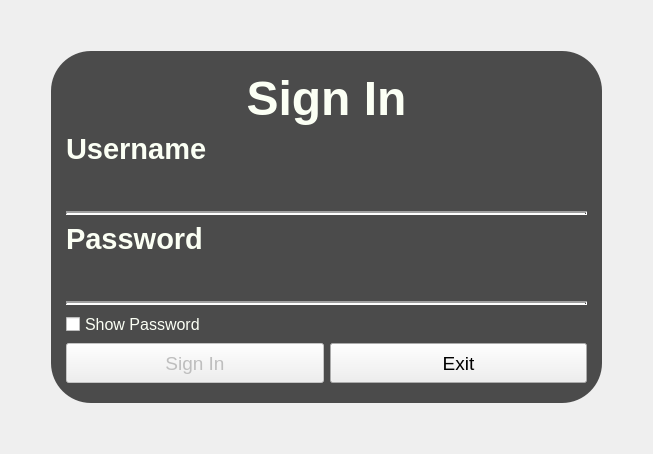
      <widget class="QWidget" name="page">
       <layout class="QGridLayout" name="gridLayout_2" rowstretch="2,7,2" columnstretch="2,5,2">
        <item row="1" column="0">
         <spacer name="horizontalSpacer">
          <property name="orientation">
           <enum>Qt::Horizontal</enum>
          </property>
          <property name="sizeHint" stdset="0">
           <size>
            <width>40</width>
            <height>20</height>
           </size>
          </property>
         </spacer>
        </item>
        <item row="1" column="1">
         <widget class="QWidget" name="widget" native="true">
          <property name="maximumSize">
           <size>
            <width>571</width>
            <height>365</height>
           </size>
          </property>
          <property name="styleSheet">
           <string notr="true">#widget{
border-radius:40px;
        background-color: rgba(0, 0, 0, 175);
}

#lb_username{
color: white;
}

#lb_password{
color: white;
}

#lb_signin {
color: white;
}

#checkBox{
color: white;
}

#txtUsername{
color: white;
}

#txtPassword{
color: white;
}

</string>
          </property>
          <layout class="QVBoxLayout" name="verticalLayout">
           <property name="leftMargin">
            <number>15</number>
           </property>
           <property name="topMargin">
            <number>20</number>
           </property>
           <property name="rightMargin">
            <number>15</number>
           </property>
           <property name="bottomMargin">
            <number>20</number>
           </property>
           <item>
            <widget class="QLabel" name="lb_signin">
             <property name="sizePolicy">
              <sizepolicy hsizetype="Preferred" vsizetype="Preferred">
               <horstretch>0</horstretch>
               <verstretch>0</verstretch>
              </sizepolicy>
             </property>
             <property name="font">
              <font>
               <pointsize>36</pointsize>
               <italic>false</italic>
               <bold>true</bold>
              </font>
             </property>
             <property name="styleSheet">
              <string notr="true">color: #FBFFF4</string>
             </property>
             <property name="text">
              <string>Sign In</string>
             </property>
             <property name="alignment">
              <set>Qt::AlignCenter</set>
             </property>
            </widget>
           </item>
           <item>
            <widget class="QLabel" name="lb_username">
             <property name="font">
              <font>
               <pointsize>22</pointsize>
               <bold>true</bold>
              </font>
             </property>
             <property name="styleSheet">
              <string notr="true">color: #FBFFF4</string>
             </property>
             <property name="text">
              <string>Username</string>
             </property>
            </widget>
           </item>
           <item>
            <widget class="QLineEdit" name="txtUsername">
             <property name="sizePolicy">
              <sizepolicy hsizetype="Expanding" vsizetype="Expanding">
               <horstretch>0</horstretch>
               <verstretch>0</verstretch>
              </sizepolicy>
             </property>
             <property name="maximumSize">
              <size>
               <width>541</width>
               <height>38</height>
              </size>
             </property>
             <property name="font">
              <font>
               <pointsize>20</pointsize>
              </font>
             </property>
             <property name="styleSheet">
              <string notr="true">#txtUsername{
        background-color: transparent;
}</string>
             </property>
             <property name="frame">
              <bool>false</bool>
             </property>
             <property name="cursorPosition">
              <number>0</number>
             </property>
            </widget>
           </item>
           <item>
            <widget class="Line" name="line">
             <property name="sizePolicy">
              <sizepolicy hsizetype="Minimum" vsizetype="Expanding">
               <horstretch>0</horstretch>
               <verstretch>0</verstretch>
              </sizepolicy>
             </property>
             <property name="minimumSize">
              <size>
               <width>0</width>
               <height>5</height>
              </size>
             </property>
             <property name="lineWidth">
              <number>2</number>
             </property>
             <property name="orientation">
              <enum>Qt::Horizontal</enum>
             </property>
            </widget>
           </item>
           <item>
            <widget class="QLabel" name="lb_password">
             <property name="font">
              <font>
               <pointsize>22</pointsize>
               <bold>true</bold>
              </font>
             </property>
             <property name="styleSheet">
              <string notr="true">color: #FBFFF4</string>
             </property>
             <property name="text">
              <string>Password</string>
             </property>
            </widget>
           </item>
           <item>
            <widget class="QLineEdit" name="txtPassword">
             <property name="sizePolicy">
              <sizepolicy hsizetype="Expanding" vsizetype="Expanding">
               <horstretch>0</horstretch>
               <verstretch>0</verstretch>
              </sizepolicy>
             </property>
             <property name="maximumSize">
              <size>
               <width>541</width>
               <height>39</height>
              </size>
             </property>
             <property name="font">
              <font>
               <pointsize>20</pointsize>
              </font>
             </property>
             <property name="styleSheet">
              <string notr="true">
#txtPassword
{
background-color: transparent;
}</string>
             </property>
             <property name="text">
              <string/>
             </property>
             <property name="frame">
              <bool>false</bool>
             </property>
             <property name="echoMode">
              <enum>QLineEdit::Password</enum>
             </property>
            </widget>
           </item>
           <item>
            <widget class="Line" name="line_2">
             <property name="sizePolicy">
              <sizepolicy hsizetype="Minimum" vsizetype="Expanding">
               <horstretch>0</horstretch>
               <verstretch>0</verstretch>
              </sizepolicy>
             </property>
             <property name="minimumSize">
              <size>
               <width>0</width>
               <height>5</height>
              </size>
             </property>
             <property name="lineWidth">
              <number>2</number>
             </property>
             <property name="orientation">
              <enum>Qt::Horizontal</enum>
             </property>
            </widget>
           </item>
           <item>
            <widget class="QCheckBox" name="checkBox">
             <property name="font">
              <font>
               <pointsize>-1</pointsize>
              </font>
             </property>
             <property name="styleSheet">
              <string notr="true">font-size: 16px;
color: #FBFFF4</string>
             </property>
             <property name="text">
              <string>Show Password</string>
             </property>
            </widget>
           </item>
           <item>
            <layout class="QHBoxLayout" name="horizontalLayout">
             <item>
              <widget class="QPushButton" name="button_signin">
               <property name="enabled">
                <bool>false</bool>
               </property>
               <property name="sizePolicy">
                <sizepolicy hsizetype="Minimum" vsizetype="Expanding">
                 <horstretch>0</horstretch>
                 <verstretch>0</verstretch>
                </sizepolicy>
               </property>
               <property name="minimumSize">
                <size>
                 <width>258</width>
                 <height>40</height>
                </size>
               </property>
               <property name="maximumSize">
                <size>
                 <width>289</width>
                 <height>50</height>
                </size>
               </property>
               <property name="font">
                <font>
                 <pointsize>14</pointsize>
                </font>
               </property>
               <property name="cursor">
                <cursorShape>ArrowCursor</cursorShape>
               </property>
               <property name="toolTipDuration">
                <number>-1</number>
               </property>
               <property name="text">
                <string>Sign In</string>
               </property>
              </widget>
             </item>
             <item>
              <widget class="QPushButton" name="button_exit">
               <property name="sizePolicy">
                <sizepolicy hsizetype="Minimum" vsizetype="Expanding">
                 <horstretch>0</horstretch>
                 <verstretch>0</verstretch>
                </sizepolicy>
               </property>
               <property name="minimumSize">
                <size>
                 <width>257</width>
                 <height>40</height>
                </size>
               </property>
               <property name="maximumSize">
                <size>
                 <width>288</width>
                 <height>50</height>
                </size>
               </property>
               <property name="font">
                <font>
                 <pointsize>14</pointsize>
                </font>
               </property>
               <property name="styleSheet">
                <string notr="true"/>
               </property>
               <property name="text">
                <string>Exit</string>
               </property>
              </widget>
             </item>
            </layout>
           </item>
          </layout>
         </widget>
        </item>
        <item row="0" column="1">
         <spacer name="verticalSpacer">
          <property name="orientation">
           <enum>Qt::Vertical</enum>
          </property>
          <property name="sizeHint" stdset="0">
           <size>
            <width>20</width>
            <height>40</height>
           </size>
          </property>
         </spacer>
        </item>
        <item row="1" column="2">
         <spacer name="horizontalSpacer_2">
          <property name="orientation">
           <enum>Qt::Horizontal</enum>
          </property>
          <property name="sizeHint" stdset="0">
           <size>
            <width>40</width>
            <height>20</height>
           </size>
          </property>
         </spacer>
        </item>
        <item row="2" column="1">
         <spacer name="verticalSpacer_2">
          <property name="orientation">
           <enum>Qt::Vertical</enum>
          </property>
          <property name="sizeHint" stdset="0">
           <size>
            <width>20</width>
            <height>40</height>
           </size>
          </property>
         </spacer>
        </item>
       </layout>
      </widget>
